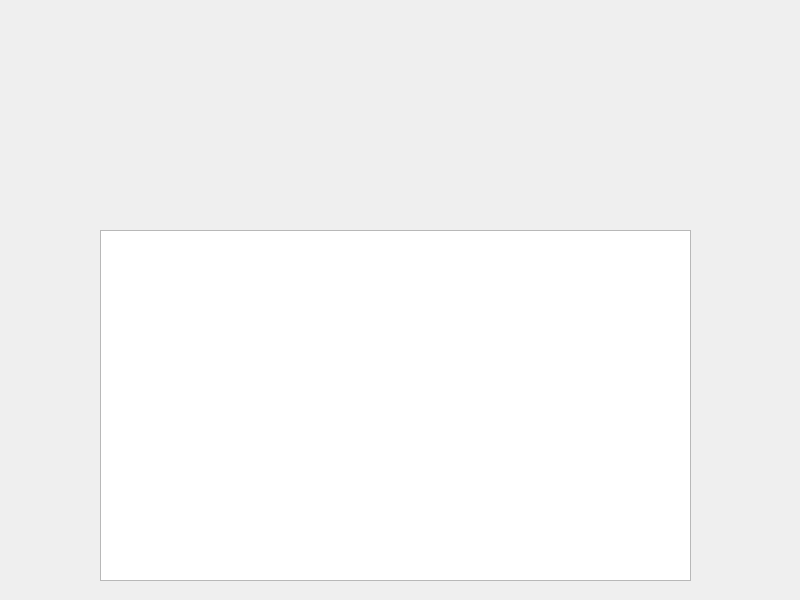
<?xml version="1.0" encoding="UTF-8"?>
<ui version="4.0">
 <class>Widget</class>
 <widget class="QWidget" name="Widget">
  <property name="geometry">
   <rect>
    <x>0</x>
    <y>0</y>
    <width>800</width>
    <height>600</height>
   </rect>
  </property>
  <property name="windowTitle">
   <string>Widget</string>
  </property>
  <widget class="QTextEdit" name="textEdit">
   <property name="geometry">
    <rect>
     <x>100</x>
     <y>230</y>
     <width>591</width>
     <height>351</height>
    </rect>
   </property>
  </widget>
  <widget class="QLabel" name="label">
   <property name="geometry">
    <rect>
     <x>100</x>
     <y>180</y>
     <width>371</width>
     <height>31</height>
    </rect>
   </property>
   <property name="text">
    <string/>
   </property>
  </widget>
 </widget>
 <resources/>
 <connections/>
</ui>
